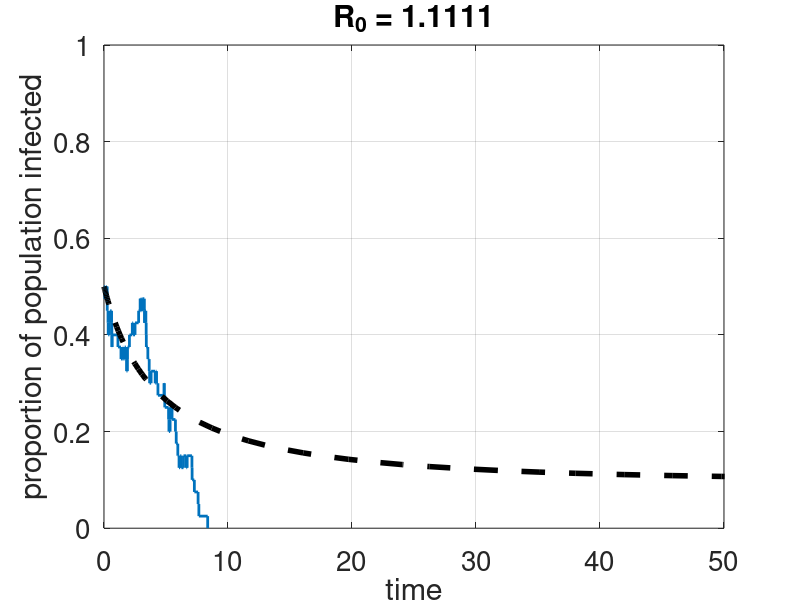

MATLAB code to generate this figure:
function Figure1_3a

N = 40; % population size
alpha = 0.0125;
beta = 0.45;
T = 1000;

S0 = 20;
I0 = N - S0;

numberofrealisations=1;

for i=1:numberofrealisations
    S=S0;
    time=0;
    k=1;
    Aplot(1,i)=S;
    timeplot(1,i)=0;
    while (time < T)
        rr=rand(2,1);
        a0=alpha*S*(N-S)+beta*(N-S);
        time=time+(1/a0)*log(1/rr(1));
        if ( rr(2)*a0 < alpha*S*(N-S) )
            S=S-1;
        else
            S=S+1;
        end
        k=k+1;
        Aplot(k,i) = N-S; % calculate number infected
        timeplot(k,i)=time;
    end
end

% solve the deterministic (law of mass action) model
[tdet,Adet] = ode45(@(t,z) z*(alpha*N-beta-alpha*z),[0 T], I0);

figure(5);
for i = 1:numberofrealisations
    h=stairs(timeplot(:,i),Aplot(:,i)/N);
    set(h,'Linewidth',2);
    hold on;
end
plot(tdet,Adet/N,'--k','Linewidth',4);
ylabel('proportion of population infected');
xlabel('time');
xlim([0 50]);
ylim([0 1]);
set(gca,'Fontsize',20);
grid on;

str = ['R_0 = ',num2str(N*alpha/beta)];
title(str);
